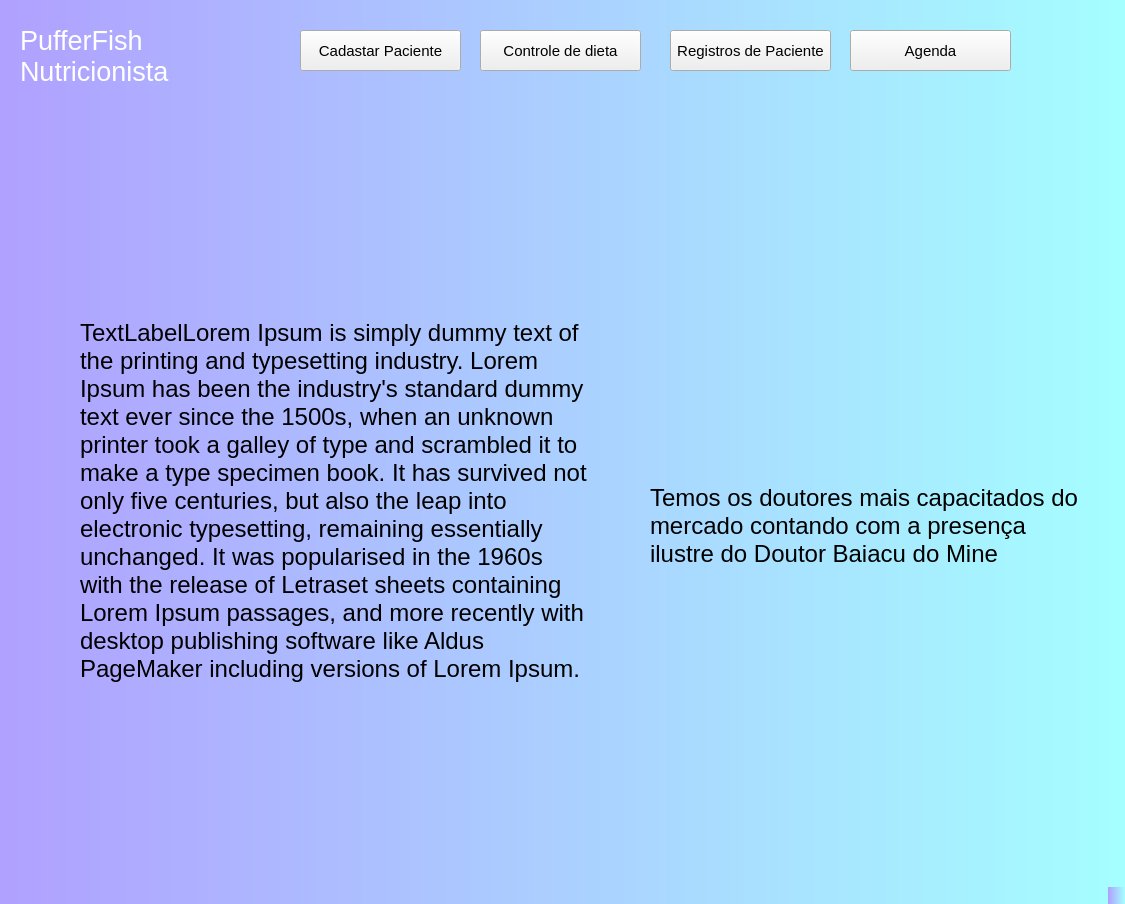
<?xml version="1.0" encoding="UTF-8"?>
<ui version="4.0">
 <class>MainWindow</class>
 <widget class="QMainWindow" name="MainWindow">
  <property name="geometry">
   <rect>
    <x>0</x>
    <y>0</y>
    <width>1125</width>
    <height>904</height>
   </rect>
  </property>
  <property name="windowTitle">
   <string>MainWindow</string>
  </property>
  <property name="styleSheet">
   <string notr="true">font: &quot;Arial&quot;;
background-color: qlineargradient(spread:pad, x1:0, y1:0, x2:1, y2:0, stop:0 rgba(176, 160, 255, 255), stop:1 rgba(165, 255, 255, 255));</string>
  </property>
  <widget class="QWidget" name="centralwidget">
   <widget class="QLabel" name="label">
    <property name="geometry">
     <rect>
      <x>870</x>
      <y>290</y>
      <width>161</width>
      <height>161</height>
     </rect>
    </property>
    <property name="styleSheet">
     <string notr="true">background-color: none;</string>
    </property>
    <property name="text">
     <string/>
    </property>
    <property name="pixmap">
     <pixmap>../img/Pufferfish_29_JE4_BE1.webp</pixmap>
    </property>
   </widget>
   <widget class="QLabel" name="label_2">
    <property name="geometry">
     <rect>
      <x>20</x>
      <y>10</y>
      <width>271</width>
      <height>91</height>
     </rect>
    </property>
    <property name="font">
     <font>
      <pointsize>20</pointsize>
      <weight>50</weight>
      <italic>false</italic>
      <bold>false</bold>
      <kerning>true</kerning>
     </font>
    </property>
    <property name="styleSheet">
     <string notr="true">background-color: none;
color: rgb(255, 255, 255);</string>
    </property>
    <property name="text">
     <string>PufferFish Nutricionista</string>
    </property>
    <property name="wordWrap">
     <bool>true</bool>
    </property>
   </widget>
   <widget class="QPushButton" name="pushButton_cadastroPaciente">
    <property name="geometry">
     <rect>
      <x>300</x>
      <y>30</y>
      <width>161</width>
      <height>41</height>
     </rect>
    </property>
    <property name="font">
     <font>
      <family>Arial</family>
      <pointsize>11</pointsize>
     </font>
    </property>
    <property name="cursor">
     <cursorShape>PointingHandCursor</cursorShape>
    </property>
    <property name="styleSheet">
     <string notr="true">background-color: none;</string>
    </property>
    <property name="text">
     <string>Cadastar Paciente</string>
    </property>
   </widget>
   <widget class="QPushButton" name="pushButton_controlDiteta">
    <property name="geometry">
     <rect>
      <x>480</x>
      <y>30</y>
      <width>161</width>
      <height>41</height>
     </rect>
    </property>
    <property name="font">
     <font>
      <family>Arial</family>
      <pointsize>11</pointsize>
     </font>
    </property>
    <property name="cursor">
     <cursorShape>PointingHandCursor</cursorShape>
    </property>
    <property name="styleSheet">
     <string notr="true">background-color: none;</string>
    </property>
    <property name="text">
     <string>Controle de dieta</string>
    </property>
   </widget>
   <widget class="QPushButton" name="pushButton_registroPaciente">
    <property name="geometry">
     <rect>
      <x>670</x>
      <y>30</y>
      <width>161</width>
      <height>41</height>
     </rect>
    </property>
    <property name="font">
     <font>
      <family>Arial</family>
      <pointsize>11</pointsize>
     </font>
    </property>
    <property name="cursor">
     <cursorShape>PointingHandCursor</cursorShape>
    </property>
    <property name="styleSheet">
     <string notr="true">background-color: none;</string>
    </property>
    <property name="text">
     <string>Registros de Paciente</string>
    </property>
   </widget>
   <widget class="QPushButton" name="pushButton_agenda">
    <property name="geometry">
     <rect>
      <x>850</x>
      <y>30</y>
      <width>161</width>
      <height>41</height>
     </rect>
    </property>
    <property name="font">
     <font>
      <family>Arial</family>
      <pointsize>11</pointsize>
     </font>
    </property>
    <property name="cursor">
     <cursorShape>PointingHandCursor</cursorShape>
    </property>
    <property name="styleSheet">
     <string notr="true">background-color: none;</string>
    </property>
    <property name="text">
     <string>Agenda</string>
    </property>
   </widget>
   <widget class="QLabel" name="label_3">
    <property name="geometry">
     <rect>
      <x>80</x>
      <y>300</y>
      <width>511</width>
      <height>401</height>
     </rect>
    </property>
    <property name="font">
     <font>
      <pointsize>18</pointsize>
     </font>
    </property>
    <property name="styleSheet">
     <string notr="true">background-color: none;</string>
    </property>
    <property name="text">
     <string>TextLabelLorem Ipsum is simply dummy text of the printing and typesetting industry. Lorem Ipsum has been the industry's standard dummy text ever since the 1500s, when an unknown printer took a galley of type and scrambled it to make a type specimen book. It has survived not only five centuries, but also the leap into electronic typesetting, remaining essentially unchanged. It was popularised in the 1960s with the release of Letraset sheets containing Lorem Ipsum passages, and more recently with desktop publishing software like Aldus PageMaker including versions of Lorem Ipsum.</string>
    </property>
    <property name="wordWrap">
     <bool>true</bool>
    </property>
   </widget>
   <widget class="QLabel" name="label_4">
    <property name="geometry">
     <rect>
      <x>650</x>
      <y>470</y>
      <width>431</width>
      <height>111</height>
     </rect>
    </property>
    <property name="font">
     <font>
      <pointsize>18</pointsize>
     </font>
    </property>
    <property name="styleSheet">
     <string notr="true">background-color: none;</string>
    </property>
    <property name="text">
     <string>Temos os doutores mais capacitados do mercado contando com a presença ilustre do Doutor Baiacu do Mine</string>
    </property>
    <property name="wordWrap">
     <bool>true</bool>
    </property>
   </widget>
  </widget>
  <widget class="QMenuBar" name="menubar">
   <property name="geometry">
    <rect>
     <x>0</x>
     <y>0</y>
     <width>1125</width>
     <height>21</height>
    </rect>
   </property>
  </widget>
  <widget class="QStatusBar" name="statusbar"/>
 </widget>
 <resources/>
 <connections/>
</ui>
